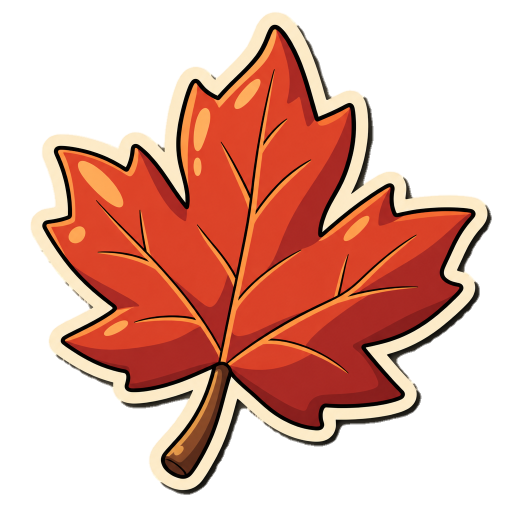
#> input picture art/fall-src/clean/L1.png, 1024 x 1024 px, found by its file name (shown at 1/2 size)
$ python L1.py ../../../art/fall-src/clean/L1.png
#> lines starting #> are read from the running program, lines starting #| are printed output that depends on the picture; after the words box and inside, x2 and y2 are one past the last pixel; in counts of white or black regions, pixels touching at a corner belong together
"""L1 Maple Leaf, cut into parts (tools/fall/cut_parts.py). Icon px of art/fall-src/icons/L1.png.

The leaf is one flat colour with no outline between its lobes, so it is cut by exact polygons (cut "poly") across
the lobes' bases, from notch to notch: the middle of the leaf (which reaches a little under each lobe, so a lobe that
turns never opens a gap), the top, left, right and the two small lower lobes riding the middle, and the stem (cut
along its own outline) in front. No plates needed: the stem only touches the leaf at its tip.

Two plates are made here, never generated (see the end of this file):
  sil  the icon's silhouette in flat black (the "b" of a diff: lines up exactly, takes no sticker border)
  ico  the icon itself: "diff:ico-sil" + keep = whatever of the icon no cut took (the sticker border round the leaf)
       nearest one part, with that part, so each part carries its whole border - the "<part>_rim" layers"""
import os, sys

import numpy as np
from PIL import Image, ImageDraw
from scipy import ndimage

ID = "L1"
_ROOT = os.path.dirname(os.path.dirname(os.path.dirname(os.path.dirname(os.path.abspath(__file__)))))
_ICON = np.asarray(Image.open(os.path.join(_ROOT, "art", "fall-src", "icons", ID + ".png")).convert("RGBA"))
#> _ICON is the input picture: shape (1024, 1024, 4); mean R, G, B, A 122.9, 74.1, 57.3, 122.6
_ON = _ICON[..., 3] > 128
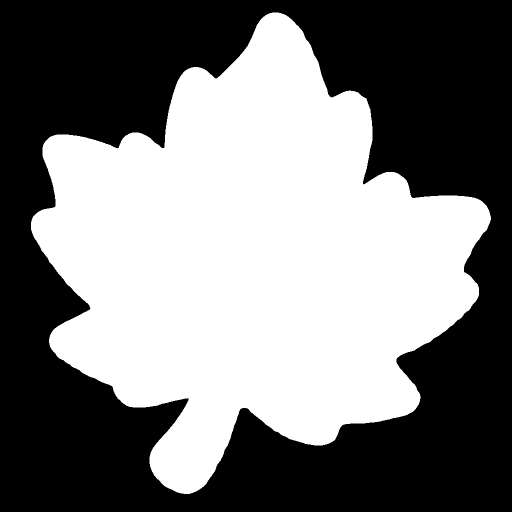
#> _ON: shape (1024, 1024) bool (shown at 1/2 size); 47.9% white; 1 white region, box (x1, y1, x2, y2) and area: (62, 25, 982, 988) 502253

A, B, C, D, E, F = (352, 408), (612, 462), (700, 688), (440, 712), (408, 712), (208, 602)   # the notches, stem
# the middle stops ~30 px short of each notch, so the notch's own outline goes with the lobes either side of it
A_, B_, C_, F_ = (368, 433), (588, 480), (673, 676), (238, 600)
MID = [A_, (488, 396), B_, (692, 560), C_, (575, 736), D, E, (284, 692), F_, (244, 490)]
TOP = [A_, A, (330, 160), (520, 0), (640, 150), (700, 260), B, B_]
LEFT = [A_, A, (260, 270), (60, 260), (20, 420), (40, 640), F, F_]
RIGHT = [B_, B, (780, 330), (960, 380), (960, 560), C, C_]
LOW_L = [F_, F, (40, 640), (60, 700), (240, 820), (395, 760), E]
LOW_R = [C_, C, (870, 720), (830, 830), (560, 860), (450, 760), D]
STEM = [(300, 700), (460, 700), (470, 760), (380, 960), (290, 960)]

PLATES = {}
LAYERS = [
    dict(name="mid", src="art", cut="poly", poly=MID, pivot=(424, 714), parent="root"),
    dict(name="low_l", src="art", cut="poly", poly=LOW_L, pivot=(310, 655), parent="mid"),
    dict(name="low_r", src="art", cut="poly", poly=LOW_R, pivot=(570, 700), parent="mid"),
    dict(name="left", src="art", cut="poly", poly=LEFT, pivot=(282, 505), parent="mid"),
    dict(name="right", src="art", cut="poly", poly=RIGHT, pivot=(656, 575), parent="mid"),
    dict(name="top", src="art", cut="poly", poly=TOP, pivot=(482, 435), parent="mid"),
    dict(name="stem", src="art", poly=STEM, pivot=(424, 722), parent="mid"),
]


# ---------------------------------------------------------------- made here: the sil / ico plates and the rims
def _rims(layers, owner=None):
    """Each art part gets a "<part>_rim" layer just in front of it, riding on it: the part again with whatever of the icon
    no art cut took (mostly the outer sticker border and its ink) that lies nearest that part. owner: {art layer: bone
    it rides} (default the layer itself)."""
    import cut_parts as cp
    icon = _ICON.astype(np.int16)
    arts = [L for L in layers if L["src"] == "art"]
    masks = [(cp.poly_mask(L["poly"]) & (icon[..., 3] > 0)) if L.get("cut") == "poly" else cp.art_cut(icon, L["poly"])
             for L in arts]
    movers = np.zeros(_ON.shape, bool)
    lab = np.zeros(_ON.shape, np.int32)
    for k, m in enumerate(masks):
        movers |= m
        lab[m & (lab == 0)] = k + 1
    band = (_ICON[..., 3] > 0) & ~movers                    # whatever of the icon no art cut took
    idx = ndimage.distance_transform_edt(lab == 0, return_distances=False, return_indices=True)
    near = lab[idx[0], idx[1]]
    out = []
    for L in layers:
        if L["src"] == "art":
            k = 1 + arts.index(L)
            arc = band & (near == k)
            # with the part itself under it (the same pixels): the border pieces join up through it into one patch,
            # and they overlap the part (no seam)
            arc = ndimage.binary_dilation(arc | masks[k - 1], iterations=2) & (_ICON[..., 3] > 0)
            if arc.sum() > 300:
                out.append(dict(name=L["name"] + "_rim", src="diff:ico-sil", keep=lambda rgb, sat, mx, a=arc: a,
                                pivot=L["pivot"], parent=(owner or {}).get(L["name"], L["name"]), rim_of=L["name"]))
        out.append(L)
    # each rim right after its part (it is the part again, so it adds only what lies round it)
    res = []
    for L in out:
        if "rim_of" not in L:
            res.append(L)
            for R in out:
                if R.get("rim_of") == L["name"]:
                    res.append({k: v for k, v in R.items() if k != "rim_of"})
    return res


if sys.argv[2:3] == ["cut"]:
    PLATES["sil"] = PLATES["ico"] = None
    _d = os.path.join(_ROOT, "art", "fall-src", "parts", ID)
    os.makedirs(_d, exist_ok=True)
    _a = np.zeros((1000, 1000, 4), np.uint8)
    _a[..., 3] = ndimage.binary_dilation(_ON, iterations=4) * 255
    Image.fromarray(_a, "RGBA").save(os.path.join(_d, "plate_sil.png"))
    Image.fromarray(_ICON, "RGBA").save(os.path.join(_d, "plate_ico.png"))
    LAYERS = _rims(LAYERS)

$ run again, with art/fall-src/clean/L10.png copied over art/fall-src/clean/L1.png
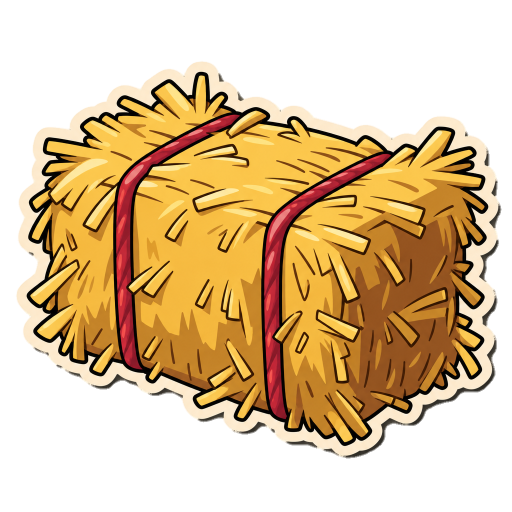
#> input picture art/fall-src/clean/L10.png, 1024 x 1024 px, found by its file name (shown at 1/2 size)
#> _ICON is the input picture: shape (1024, 1024, 4); mean R, G, B, A 133.3, 104.7, 62.9, 137.5
#> `_ON = _ICON[..., 3] > 128`:
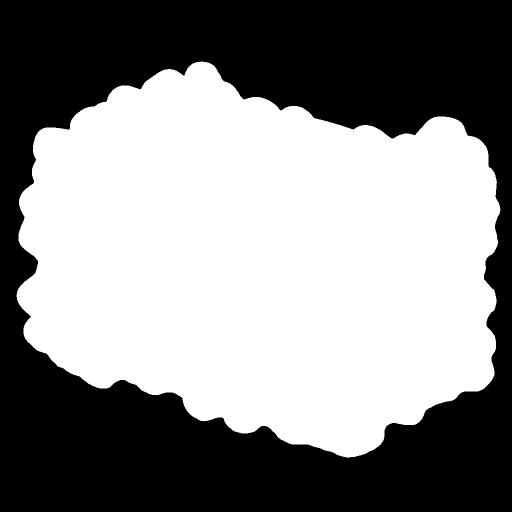
#> _ON: shape (1024, 1024) bool (shown at 1/2 size); 53.8% white; 1 black region, box (x1, y1, x2, y2) and area: (0, 0, 1024, 1024) 484551

$ run again, with art/fall-src/clean/L4.png copied over art/fall-src/clean/L1.png
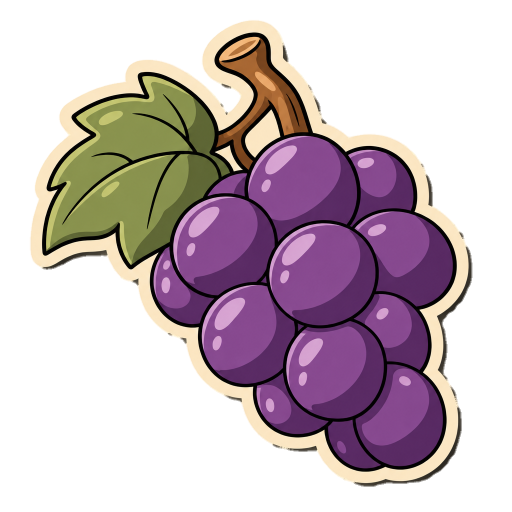
#> input picture art/fall-src/clean/L4.png, 1024 x 1024 px, found by its file name (shown at 1/2 size)
#> _ICON is the input picture: shape (1024, 1024, 4); mean R, G, B, A 94.6, 76.7, 78.5, 119.1
#> `_ON = _ICON[..., 3] > 128`:
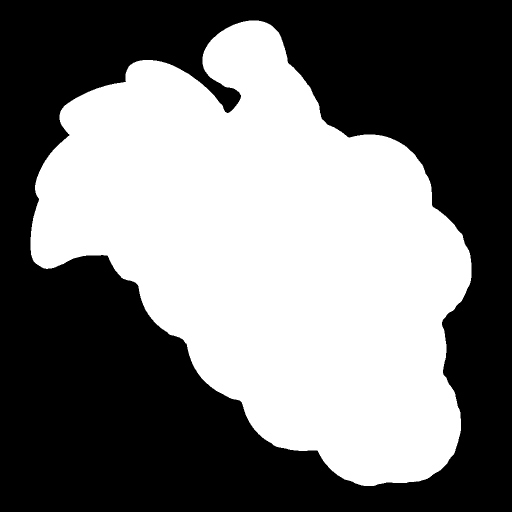
#> _ON: shape (1024, 1024) bool (shown at 1/2 size); 46.6% white; 1 white region, box (x1, y1, x2, y2) and area: (61, 41, 943, 972) 488426

$ run again, with art/fall-src/clean/H1.png copied over art/fall-src/clean/L1.png
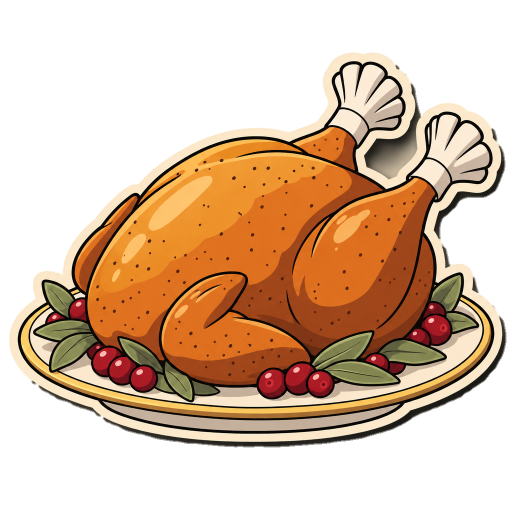
#> input picture art/fall-src/clean/H1.png, 1024 x 1024 px, found by its file name (shown at 1/2 size)
#> _ICON is the input picture: shape (1024, 1024, 4); mean R, G, B, A 116.4, 85.9, 58.3, 126.9
#> `_ON = _ICON[..., 3] > 128`:
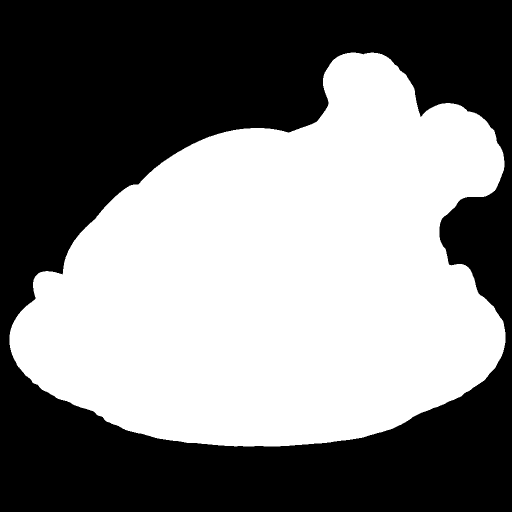
#> _ON: shape (1024, 1024) bool (shown at 1/2 size); 49.6% white; 1 white region, box (x1, y1, x2, y2) and area: (19, 105, 1011, 893) 520441
